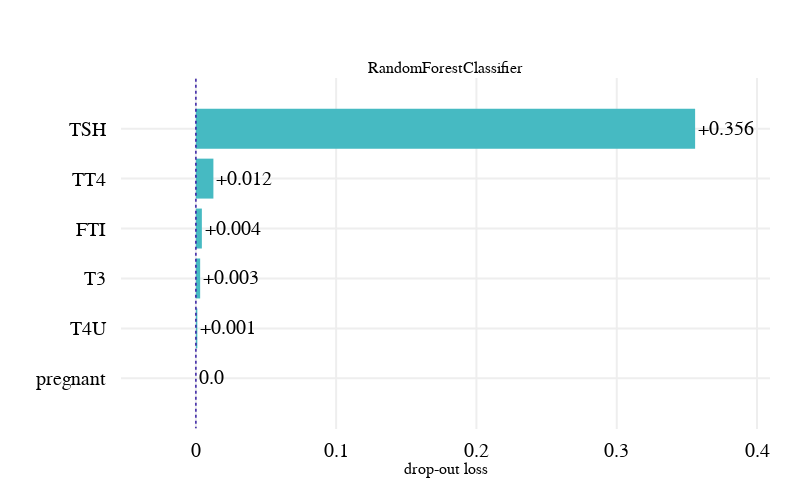

The notebook cell saved with this chart:
### Code cell
fig.update_layout(
    title='',
    xaxis_title='',
    yaxis_title='', 
    font=dict(family='Arial', size=20, color='black'),
    width=800,
    height=500,
    showlegend=False,    
    template='none'
)
fig.show()

### Figure 1 — Plotly figure (JSON) as saved in the notebook; plotly's stock layout.template omitted (floating-point values rounded to 4 significant figures)
{"data": [{"base": 3.323e-05, "hoverinfo": "text", "hoverlabel": {"bgcolor": "rgba(0,0,0,0.8)"}, "hovertext": ["Model: RandomForestClassifier loss after<br>variable: TSH is permuted: 0.356<br>Drop-out loss change: +0.356", "Model: RandomForestClassifier loss after<br>variable: TT4 is permuted: 0.013<br>Drop-out loss change: +0.012", "Model: RandomForestClassifier loss after<br>variable: FTI is permuted: 0.004<br>Drop-out loss change: +0.004", "Model: RandomForestClassifier loss after<br>variable: T3 is permuted: 0.003<br>Drop-out loss change: +0.003", "Model: RandomForestClassifier loss after<br>variable: T4U is permuted: 0.001<br>Drop-out loss change: +0.001", "Model: RandomForestClassifier loss after<br>variable: pregnant is permuted: 0.0<br>Drop-out loss change: -0.0"], "marker": {"color": "#46bac2"}, "orientation": "h", "showlegend": false, "text": ["+0.356", "+0.012", "+0.004", "+0.003", "+0.001", "0.0"], "textposition": "outside", "type": "bar", "x": [0.3558, 0.01248, 0.004262, 0.00305, 0.001031, 0], "xaxis": "x", "y": ["TSH", "TT4", "FTI", "T3", "T4U", "pregnant"], "yaxis": "y"}], "layout": {"annotations": [{"font": {"size": 16}, "showarrow": false, "text": "RandomForestClassifier", "x": 0.5, "xanchor": "center", "xref": "paper", "y": 1, "yanchor": "bottom", "yref": "paper"}, {"font": {"size": 16}, "showarrow": false, "text": "drop-out loss", "x": 0.5, "xanchor": "center", "xref": "paper", "y": 0, "yanchor": "top", "yref": "paper", "yshift": -30}], "font": {"color": "black", "family": "Arial", "size": 20}, "height": 500, "margin": {"b": 71, "r": 30, "t": 78}, "shapes": [{"line": {"color": "#371ea3", "dash": "dot", "width": 1.5}, "type": "line", "x0": 3.323e-05, "x1": 3.323e-05, "xref": "x", "y0": -1, "y1": 6, "yref": "y"}], "showlegend": false, "title": {"text": ""}, "width": 800, "xaxis": {"anchor": "y", "automargin": true, "domain": [0, 1], "fixedrange": true, "gridwidth": 2, "range": [-0.05334, 0.4092], "tickcolor": "white", "ticklen": 3, "ticks": "outside", "title": {"text": ""}, "type": "linear", "zeroline": false}, "yaxis": {"anchor": "x", "automargin": true, "autorange": "reversed", "domain": [0, 1], "fixedrange": true, "gridwidth": 2, "tickcolor": "white", "ticklen": 10, "ticks": "outside", "title": {"text": ""}, "type": "category"}}}
